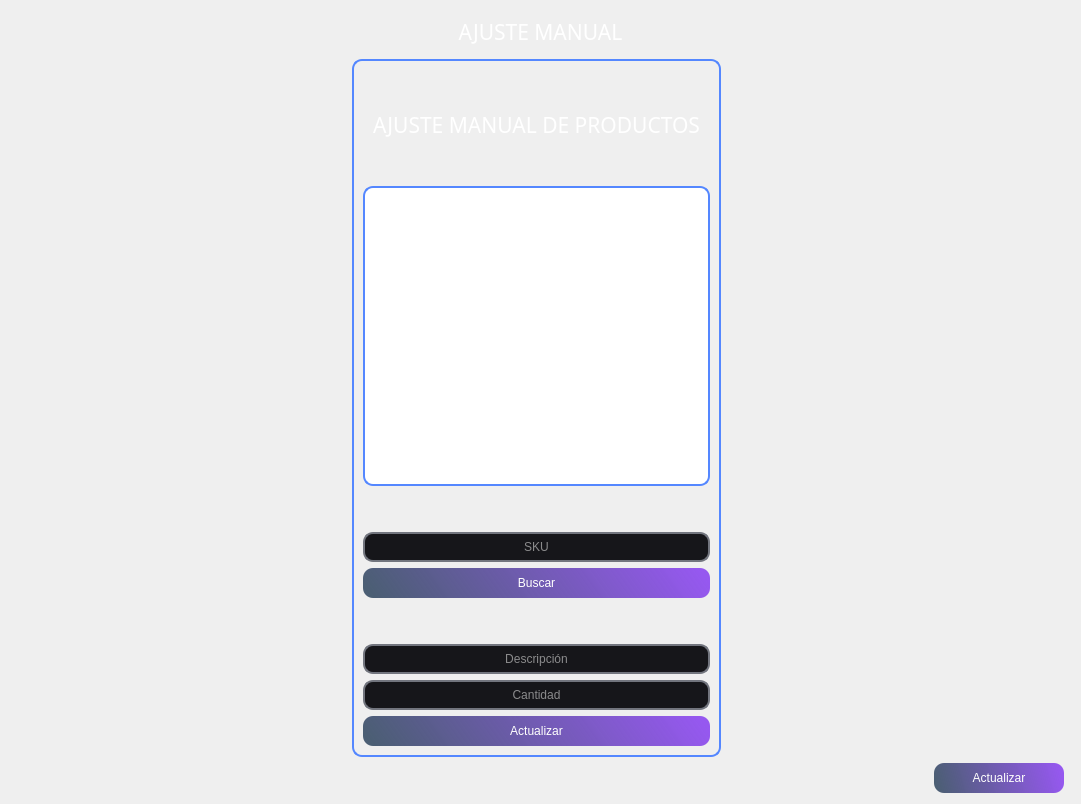
            <widget class="QWidget" name="page_ajuste_manual">
             <property name="minimumSize">
              <size>
               <width>1080</width>
               <height>720</height>
              </size>
             </property>
             <layout class="QGridLayout" name="gridLayout">
              <item row="1" column="1" rowspan="2" colspan="2">
               <widget class="QFrame" name="frame_busquedadeusuarios_4">
                <property name="minimumSize">
                 <size>
                  <width>369</width>
                  <height>606</height>
                 </size>
                </property>
                <property name="maximumSize">
                 <size>
                  <width>369</width>
                  <height>1000</height>
                 </size>
                </property>
                <property name="styleSheet">
                 <string notr="true">QLineEdit{
background-color: rgb(22, 22, 26);
border-radius: 10px;
font: 12pt &quot;SansSerif&quot;;
color: rgb(255, 255, 254);
border: 2px solid rgb(114, 117, 126);}

QLineEdit:hover{
background-color: rgb(22, 22, 26);
border-radius: 10px;
font: 12pt &quot;Sans Serif&quot;;
border: 2px solid rgb(44, 182, 125); }

QLineEdit:focus {
background-color: rgb(1, 1, 1);
border-radius:10px;
font: 12pt &quot;Sans Serif&quot;;
border: 2px solid rgb(127, 90, 240);
}

QPushButton{
background-color: qlineargradient(spread:reflect, x1:0, y1:0.562273, x2:1, y2:0.5, stop:0 rgba(11, 38, 67, 184), stop: 1 rgba(150, 88, 240, 255));
border-radius: 10px;
font: 12pt &quot;Sans Serif&quot;;
color: rgb(255, 255, 254); }

QPushButton:hover{
background-color: qlineargradient(spread:reflect, x1:0, y1:0.562273, x2:0.949, y2:0.545455, stop: 0 rgba(11, 38, 67, 184), stop:1 rgba(88, 240, 171, 255));
border-radius:10px;
font: 12pt &quot;Sans Serif&quot;;
color: rgb(255, 255, 254);
}

QComboBox{
background-color: rgb(22, 22, 26);
border-radius: 10px;
font: 12pt &quot;SansSerif&quot;;
color: rgb(255, 255, 254);
border: 2px solid rgb(114, 117, 126);}

QComboBox:hover{
background-color: rgb(22, 22, 26);
border-radius: 10px;
font: 12pt &quot;Sans Serif&quot;;
border: 2px solid rgb(44, 182, 125); }

QFrame{
border-radius: 10px;
border: 2px solid rgb(84, 135, 255)
}




</string>
                </property>
                <property name="frameShape">
                 <enum>QFrame::StyledPanel</enum>
                </property>
                <property name="frameShadow">
                 <enum>QFrame::Raised</enum>
                </property>
                <layout class="QGridLayout" name="gridLayout_2">
                 <item row="3" column="0">
                  <widget class="QFrame" name="frame_imagen_producto">
                   <property name="minimumSize">
                    <size>
                     <width>347</width>
                     <height>300</height>
                    </size>
                   </property>
                   <property name="maximumSize">
                    <size>
                     <width>16777215</width>
                     <height>16777215</height>
                    </size>
                   </property>
                   <property name="whatsThis">
                    <string>&lt;html&gt;&lt;head/&gt;&lt;body&gt;&lt;p&gt;&lt;img src=&quot;:/Producto/sticker-png-delivery-icon-product-icon.png&quot;/&gt;&lt;/p&gt;&lt;/body&gt;&lt;/html&gt;</string>
                   </property>
                   <property name="styleSheet">
                    <string notr="true">border-image: url(:/Producto/sticker-png-delivery-icon-product-icon.png);
background-color: rgb(255, 255, 255);</string>
                   </property>
                   <property name="frameShape">
                    <enum>QFrame::StyledPanel</enum>
                   </property>
                   <property name="frameShadow">
                    <enum>QFrame::Raised</enum>
                   </property>
                  </widget>
                 </item>
                 <item row="4" column="0">
                  <spacer name="verticalSpacer_6">
                   <property name="orientation">
                    <enum>Qt::Vertical</enum>
                   </property>
                   <property name="sizeHint" stdset="0">
                    <size>
                     <width>20</width>
                     <height>40</height>
                    </size>
                   </property>
                  </spacer>
                 </item>
                 <item row="1" column="0">
                  <layout class="QHBoxLayout" name="horizontalLayout_14">
                   <item>
                    <spacer name="horizontalSpacer_18">
                     <property name="orientation">
                      <enum>Qt::Horizontal</enum>
                     </property>
                     <property name="sizeHint" stdset="0">
                      <size>
                       <width>40</width>
                       <height>20</height>
                      </size>
                     </property>
                    </spacer>
                   </item>
                   <item>
                    <widget class="QLabel" name="label_actualizar_cantd">
                     <property name="font">
                      <font>
                       <family>Impact</family>
                       <pointsize>16</pointsize>
                      </font>
                     </property>
                     <property name="styleSheet">
                      <string notr="true">color: rgb(255, 255, 255);

border-radius: 0px;

border:0px;</string>
                     </property>
                     <property name="text">
                      <string>AJUSTE MANUAL DE PRODUCTOS</string>
                     </property>
                     <property name="alignment">
                      <set>Qt::AlignCenter</set>
                     </property>
                    </widget>
                   </item>
                   <item>
                    <spacer name="horizontalSpacer_19">
                     <property name="orientation">
                      <enum>Qt::Horizontal</enum>
                     </property>
                     <property name="sizeHint" stdset="0">
                      <size>
                       <width>40</width>
                       <height>20</height>
                      </size>
                     </property>
                    </spacer>
                   </item>
                  </layout>
                 </item>
                 <item row="8" column="0">
                  <widget class="QLineEdit" name="lineEdit_descrip_prod">
                   <property name="minimumSize">
                    <size>
                     <width>0</width>
                     <height>30</height>
                    </size>
                   </property>
                   <property name="alignment">
                    <set>Qt::AlignCenter</set>
                   </property>
                   <property name="placeholderText">
                    <string>Descripción</string>
                   </property>
                  </widget>
                 </item>
                 <item row="9" column="0">
                  <widget class="QLineEdit" name="lineEdit_cant_prod">
                   <property name="minimumSize">
                    <size>
                     <width>0</width>
                     <height>30</height>
                    </size>
                   </property>
                   <property name="alignment">
                    <set>Qt::AlignCenter</set>
                   </property>
                   <property name="placeholderText">
                    <string>Cantidad</string>
                   </property>
                  </widget>
                 </item>
                 <item row="5" column="0">
                  <widget class="QLineEdit" name="lineEdit_sku_buscar">
                   <property name="minimumSize">
                    <size>
                     <width>200</width>
                     <height>30</height>
                    </size>
                   </property>
                   <property name="alignment">
                    <set>Qt::AlignCenter</set>
                   </property>
                   <property name="placeholderText">
                    <string>SKU</string>
                   </property>
                  </widget>
                 </item>
                 <item row="10" column="0">
                  <widget class="QPushButton" name="pushButton_actualizar_cant">
                   <property name="minimumSize">
                    <size>
                     <width>130</width>
                     <height>30</height>
                    </size>
                   </property>
                   <property name="text">
                    <string>Actualizar</string>
                   </property>
                  </widget>
                 </item>
                 <item row="6" column="0">
                  <widget class="QPushButton" name="pushButton_buscar_sku">
                   <property name="minimumSize">
                    <size>
                     <width>130</width>
                     <height>30</height>
                    </size>
                   </property>
                   <property name="text">
                    <string>Buscar</string>
                   </property>
                  </widget>
                 </item>
                 <item row="7" column="0">
                  <spacer name="verticalSpacer_3">
                   <property name="orientation">
                    <enum>Qt::Vertical</enum>
                   </property>
                   <property name="sizeHint" stdset="0">
                    <size>
                     <width>20</width>
                     <height>40</height>
                    </size>
                   </property>
                  </spacer>
                 </item>
                 <item row="2" column="0">
                  <spacer name="verticalSpacer_2">
                   <property name="orientation">
                    <enum>Qt::Vertical</enum>
                   </property>
                   <property name="sizeHint" stdset="0">
                    <size>
                     <width>20</width>
                     <height>40</height>
                    </size>
                   </property>
                  </spacer>
                 </item>
                 <item row="0" column="0">
                  <spacer name="verticalSpacer">
                   <property name="orientation">
                    <enum>Qt::Vertical</enum>
                   </property>
                   <property name="sizeHint" stdset="0">
                    <size>
                     <width>20</width>
                     <height>40</height>
                    </size>
                   </property>
                  </spacer>
                 </item>
                </layout>
               </widget>
              </item>
              <item row="1" column="3">
               <spacer name="horizontalSpacer_3">
                <property name="orientation">
                 <enum>Qt::Horizontal</enum>
                </property>
                <property name="sizeHint" stdset="0">
                 <size>
                  <width>337</width>
                  <height>20</height>
                 </size>
                </property>
               </spacer>
              </item>
              <item row="0" column="0" colspan="5">
               <widget class="QLabel" name="label_stock">
                <property name="minimumSize">
                 <size>
                  <width>0</width>
                  <height>42</height>
                 </size>
                </property>
                <property name="font">
                 <font>
                  <family>Impact</family>
                  <pointsize>16</pointsize>
                 </font>
                </property>
                <property name="styleSheet">
                 <string notr="true">color: rgb(255, 255, 255);</string>
                </property>
                <property name="text">
                 <string>AJUSTE MANUAL</string>
                </property>
                <property name="alignment">
                 <set>Qt::AlignCenter</set>
                </property>
               </widget>
              </item>
              <item row="1" column="0">
               <spacer name="horizontalSpacer_2">
                <property name="orientation">
                 <enum>Qt::Horizontal</enum>
                </property>
                <property name="sizeHint" stdset="0">
                 <size>
                  <width>335</width>
                  <height>20</height>
                 </size>
                </property>
               </spacer>
              </item>
              <item row="3" column="0" colspan="4">
               <layout class="QHBoxLayout" name="horizontalLayout_13">
                <item>
                 <spacer name="horizontalSpacer_17">
                  <property name="orientation">
                   <enum>Qt::Horizontal</enum>
                  </property>
                  <property name="sizeHint" stdset="0">
                   <size>
                    <width>40</width>
                    <height>20</height>
                   </size>
                  </property>
                 </spacer>
                </item>
                <item>
                 <widget class="QPushButton" name="pushButton_refrescar_stock">
                  <property name="minimumSize">
                   <size>
                    <width>130</width>
                    <height>30</height>
                   </size>
                  </property>
                  <property name="styleSheet">
                   <string notr="true">
QPushButton{
background-color: qlineargradient(spread:reflect, x1:0, y1:0.562273, x2:1, y2:0.5, stop:0 rgba(11, 38, 67, 184), stop: 1 rgba(150, 88, 240, 255));
border-radius: 10px;
font: 12pt &quot;Sans Serif&quot;;
color: rgb(255, 255, 254); }

QPushButton:hover{
background-color: qlineargradient(spread:reflect, x1:0, y1:0.562273, x2:0.949, y2:0.545455, stop: 0 rgba(11, 38, 67, 184), stop:1 rgba(88, 240, 171, 255));
border-radius:10px;
font: 12pt &quot;Sans Serif&quot;;
color: rgb(255, 255, 254);
}</string>
                  </property>
                  <property name="text">
                   <string>Actualizar</string>
                  </property>
                 </widget>
                </item>
               </layout>
              </item>
             </layout>
            </widget>
